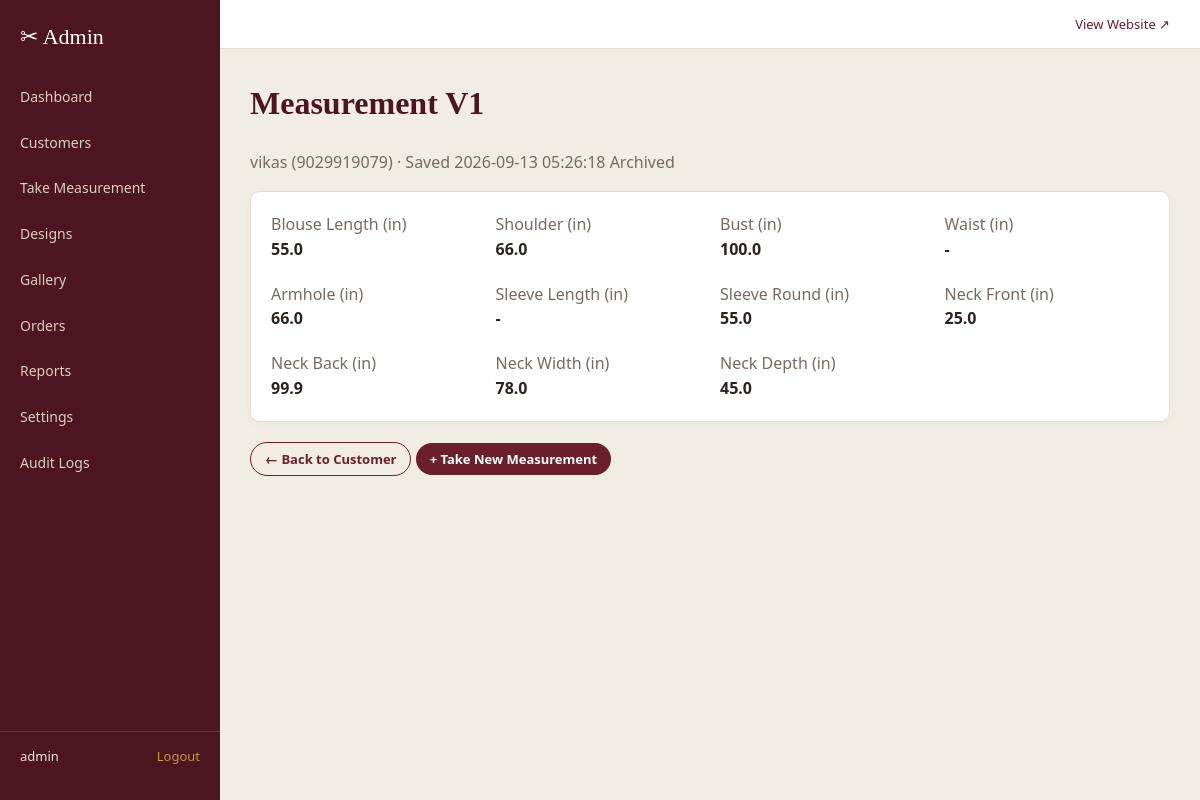
Page /admin/customers/1/measurements/1 (signed in) on the committed database.
### tables this page shows
CREATE TABLE measurements (
    id              INTEGER PRIMARY KEY AUTOINCREMENT,
    customer_id     INTEGER NOT NULL REFERENCES customers(id),
    version         INTEGER NOT NULL,
    blouse_length   REAL,
    shoulder        REAL,
    bust            REAL,
    waist           REAL,
    armhole         REAL,
    sleeve_length   REAL,
    sleeve_round    REAL,
    neck_front      REAL,
    neck_back       REAL,
    neck_width      REAL,
    neck_depth      REAL,
    other_notes     TEXT,
    is_current      INTEGER NOT NULL DEFAULT 1,
    created_at      TEXT NOT NULL DEFAULT (datetime('now')),
    UNIQUE(customer_id, version)
);

CREATE TABLE customers (
    id              INTEGER PRIMARY KEY AUTOINCREMENT,
    mobile          TEXT NOT NULL UNIQUE,
    password_hash   TEXT NOT NULL,
    name            TEXT,
    email           TEXT,
    address         TEXT,
    is_active       INTEGER NOT NULL DEFAULT 1,
    created_at      TEXT NOT NULL DEFAULT (datetime('now'))
);

### app/admin.py (the view)
@bp.route("/customers/<int:customer_id>/measurements/<int:measurement_id>")
@admin_login_required
def measurement_detail(customer_id, measurement_id):
    customer = db.query("SELECT * FROM customers WHERE id = ?", (customer_id,), one=True)
    measurement = db.query(
        "SELECT * FROM measurements WHERE id = ? AND customer_id = ?",
        (measurement_id, customer_id), one=True,
    )
    if not customer or not measurement:
        flash("Measurement record not found.", "danger")
        return redirect(url_for("admin.customers"))
    orders_using_this = db.query(
        """SELECT o.order_number, o.status, d.name as design_name FROM orders o
           JOIN designs d ON d.id = o.design_id
           WHERE o.measurement_id = ?""",
        (measurement_id,),
    )
    return render_template("admin/measurement_detail.html", customer=customer,
                            measurement=measurement, fields=MEASUREMENT_FIELDS,
                            orders_using_this=orders_using_this)

### app/db.py (called while the page is built)
def _connect_sqlite():
    path = current_app.config["SQLITE_PATH"]
    Path(path).parent.mkdir(parents=True, exist_ok=True)
    conn = sqlite3.connect(path)
    conn.row_factory = sqlite3.Row
    conn.execute("PRAGMA foreign_keys = ON")
    return conn

def get_db():
    if "db" not in g:
        engine = current_app.config["DB_ENGINE"]
        g.db = _connect_sqlite() if engine == "sqlite" else _connect_mssql()
        g.db_engine = engine
    return g.db

def _rows_to_dicts(cur, rows):
    columns = [col[0] for col in cur.description]
    return [dict(zip(columns, row)) for row in rows]

def query(sql, params=(), one=False):
    conn = get_db()
    cur = conn.cursor()
    cur.execute(sql, params)
    raw_rows = cur.fetchall()
    rows = _rows_to_dicts(cur, raw_rows)
    cur.close()
    if one:
        return rows[0] if rows else None
    return rows

### app/utils.py (called while the page is built)
def admin_login_required(view):
    @wraps(view)
    def wrapped(*args, **kwargs):
        if not session.get("admin_id"):
            flash("Please login as admin to continue.", "warning")
            return redirect(url_for("auth.admin_login", next=request.path))
        return view(*args, **kwargs)
    return wrapped

### templates/admin/measurement_detail.html (shortened to what this page needs)
{% extends "admin/base.html" %}
{% block content %}
<h1>Measurement V{{ measurement.version }}</h1>
<p class="muted">{{ customer.name or customer.mobile }} ({{ customer.mobile }}) &middot; Saved {{ measurement.created_at }}
  {% if measurement.is_current %}<span class="badge badge-active">Current</span>{% else %}<span class="muted">Archived</span>{% endif %}
</p>
<div class="card">
  <div class="grid grid-4">
    {% for field, label in fields %}
      <div><span class="muted">{{ label }}</span><br><strong>{{ measurement[field] if measurement[field] is not none else '-' }}</strong></div>
    {% endfor %}
  </div>
</div>
<div style="margin-top:20px;">
  <a href="{{ url_for('admin.customer_detail', customer_id=customer.id) }}" class="btn btn-sm btn-outline">← Back to Customer</a>
  <a href="{{ url_for('admin.new_measurement', customer_id=customer.id) }}" class="btn btn-sm">+ Take New Measurement</a>
</div>
{% endblock %}

### static/css/style.css (style rules this page uses)
:root { --maroon: #6b1e2b; --maroon-dark: #4c1520; --gold: #c8983b; --cream: #faf6f0; --ink: #2b2320; --muted: #766a63; --border: #e7ddd0; --success: #2e7d4f; --danger: #b33a3a; --warning: #a8711f; --info: #2f6a8f; --radius: 10px; }
* { box-sizing: border-box; }
body { margin: 0; font-family: "Segoe UI", "Helvetica Neue", Arial, sans-serif; color: var(--ink); background: var(--cream); line-height: 1.55; }
a { color: var(--maroon); text-decoration: none; }
h1, h2, h3, h4 { font-family: Georgia, "Times New Roman", serif; color: var(--maroon-dark); margin-top: 0; }
p { color: var(--ink); }
.grid { display: grid; gap: 20px; }
.grid-4 { grid-template-columns: repeat(4, 1fr); }
.card { background: #fff; border: 1px solid var(--border); border-radius: var(--radius); padding: 20px; box-shadow: 0 2px 10px rgba(75,40,20,0.04); }
.btn { display: inline-block; padding: 10px 20px; border-radius: 24px; border: none; background: var(--maroon); color: #fff; cursor: pointer; font-size: 14px; font-weight: 600; }
.btn-outline { background: transparent; border: 1px solid var(--maroon); color: var(--maroon); }
.btn-sm { padding: 6px 14px; font-size: 13px; }
.admin-body { background: #f2ede4; }
.muted { color: var(--muted); }

### rows in the picture
measurements: version "1", created_at "2026-09-13 05:26:18", blouse_length "55.0" "66.0" "100.0" "66.0" "55.0" "25.0" "99.9" "78.0" "45.0"
customers: name "vikas", mobile "9029919079"

### other values in the picture
{{ session.get('admin_username','') }} "admin"
{{ label }} "Blouse Length (in)" "Shoulder (in)" "Bust (in)" "Waist (in)" "Armhole (in)" "Sleeve Length (in)" "Sleeve Round (in)" "Neck Front (in)" "Neck Back (in)" "Neck Width (in)" "Neck Depth (in)"
{{ measurement[field] if measurement[field] is not none else '-' }} "-" "-"
